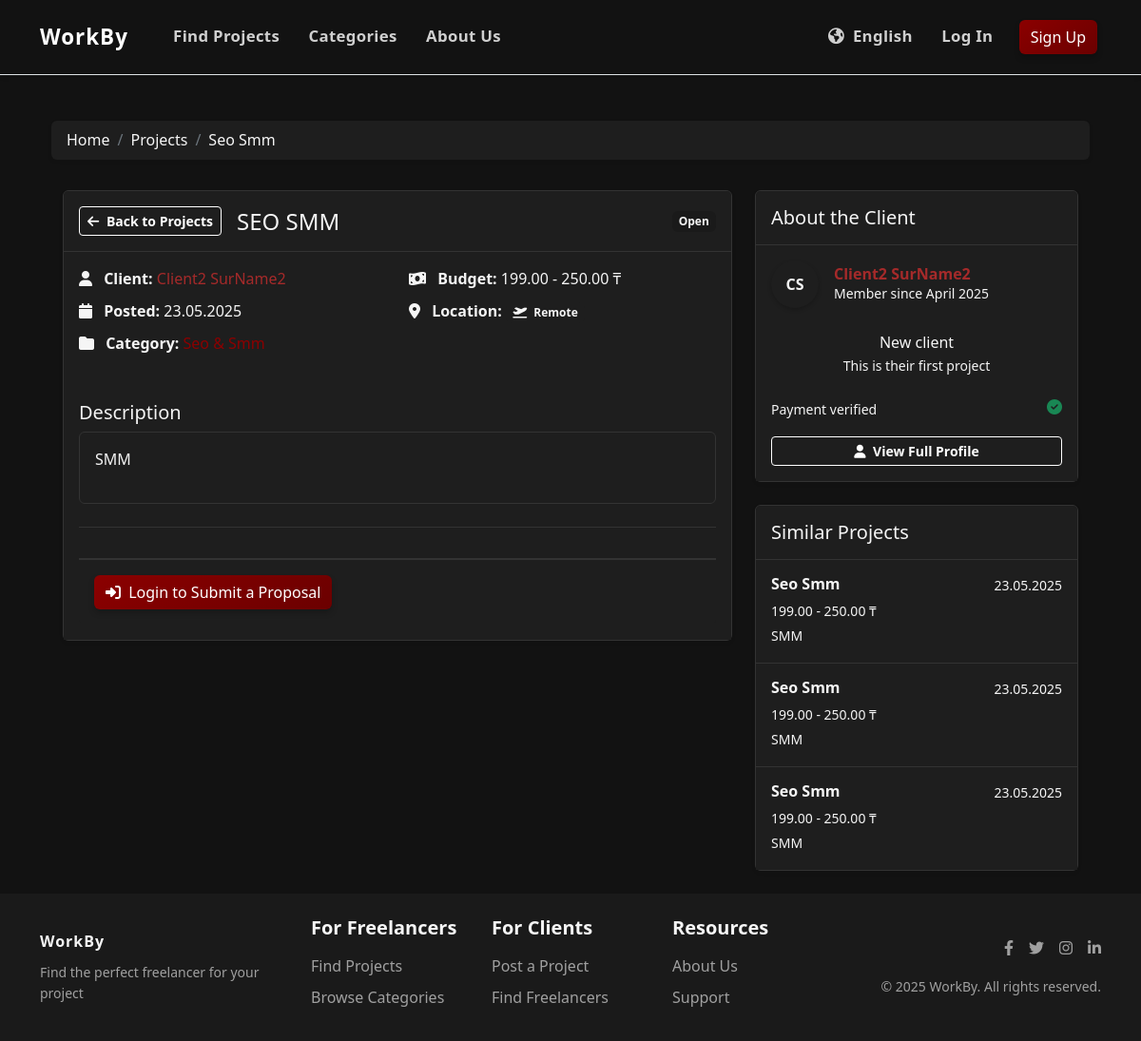
The app's page /en/projects/10/, older data.
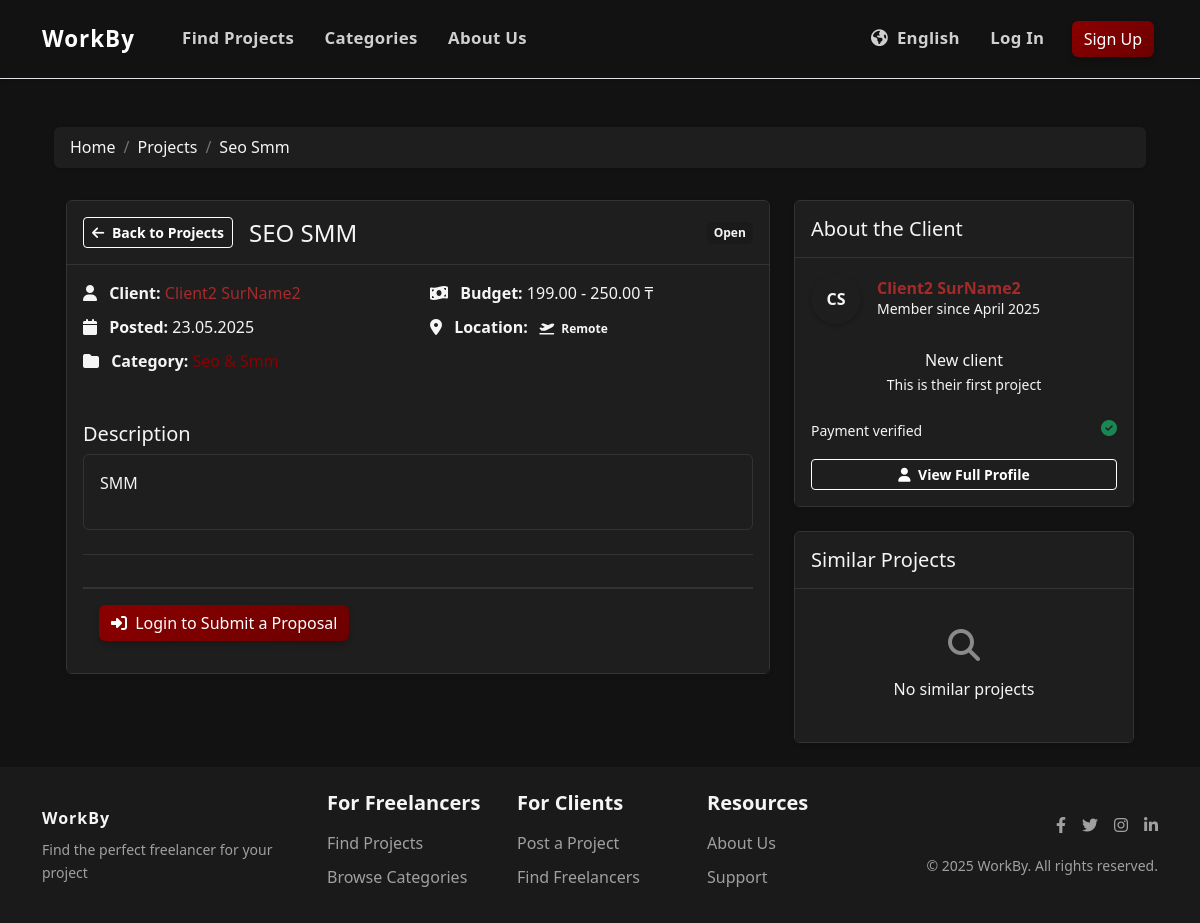
The same page, newer data.
### jobs/models.py (models this page shows, shortened)
class Project(models.Model):
    STATUS_CHOICES = (
        ('draft', _('Draft')),
        ('open', _('Open')),
        ('in_progress', _('In Progress')),
        ('completed', _('Completed')),
        ('cancelled', _('Cancelled')),
    )
    BUDGET_TYPE_CHOICES = (
        ('fixed', _('Fixed Price')),
        ('hourly', _('Hourly Rate')),
    )
    title = models.CharField(_('Title'), max_length=200)
    description = models.TextField(_('Description'))
    client = models.ForeignKey(
        settings.AUTH_USER_MODEL,
        on_delete=models.CASCADE,
        related_name='client_projects'
    )
    category = models.ForeignKey(
        Category,
        on_delete=models.CASCADE,
        related_name='projects'
    )
    tags = models.ManyToManyField(
        Tag,
        blank=True,
        related_name='projects'
    )
    budget_type = models.CharField(
        _('Budget Type'),
        max_length=10,
        choices=BUDGET_TYPE_CHOICES
    )
    budget_min = models.DecimalField(
        _('Minimum Budget'),
        max_digits=10,
        decimal_places=2
    )
    budget_max = models.DecimalField(
        _('Maximum Budget'),
        max_digits=10,
        decimal_places=2
    )
    deadline = models.DateTimeField(_('Deadline'), null=True, blank=True)
    status = models.CharField(
        _('Status'),
        max_length=20,
        choices=STATUS_CHOICES,
        default='draft'
    )
    created_at = models.DateTimeField(_('Created At'), auto_now_add=True)
    updated_at = models.DateTimeField(_('Updated At'), auto_now=True)
    location_required = models.CharField(_('Location Required'), max_length=100, blank=True)
    is_remote = models.BooleanField(_('Remote Job'), default=True)
    experience_required = models.CharField(_('Experience Required'), max_length=100, blank=True)
    is_private = models.BooleanField(_('Private Project'), default=False, help_text=_('Private projects are only visible to invited freelancers'))
    class Meta:
        verbose_name = _('Project')
        verbose_name_plural = _('Projects')
        ordering = ['-created_at']

### jobs/views.py (the view)
# urls.py: path('projects/<int:pk>/', views.project_detail_view, name='project_detail'),
def project_detail_view(request, pk):
    project = get_object_or_404(Project, pk=pk)
    user_proposal = None
    if request.user.is_authenticated and request.user.user_type == 'freelancer':
        user_proposal = Proposal.objects.filter(project=project, freelancer=request.user).first()
    similar_projects = Project.objects.filter(
        category=project.category,
        status='open'
    ).exclude(pk=project.pk).order_by('-created_at')[:5]
    context = {
        'project': project,
        'user_proposal': user_proposal,
        'similar_projects': similar_projects,
    }
    return render(request, 'jobs/project_detail.html', context)

### accounts/models.py (called while the page is built)
    def get_initials(self):
        initials = ""
        if self.first_name:
            initials += self.first_name[0].upper()
        if self.last_name:
            initials += self.last_name[0].upper()
        if not initials:
            initials = self.username[0].upper()
        return initials

    def get_full_name(self):
        if self.first_name or self.last_name:
            return f"{self.first_name} {self.last_name}".strip()
        return self.username

### jobs/context_processors.py (called while the page is built)
def contracts_processor(request):
    context = {
        'has_contracts': False,
    }
    if request.user.is_authenticated:
        contracts_exist = Contract.objects.filter(
            models.Q(client=request.user) | models.Q(freelancer=request.user)
        ).exists()
        context['has_contracts'] = contracts_exist
    return context

### jobs/views.py (called while the page is built, shortened)
def check_pending_reviews(view_func):
    @wraps(view_func)
    def wrapper(request, *args, **kwargs):
        response = view_func(request, *args, **kwargs)
        return response
    return wrapper

### templates/jobs/project_detail.html (shortened to what the changed rows need)
{% extends 'base.html' %}
{% load i18n %}
{% load static %}
{% block content %}
<div class="container">
    <div class="row" style="max-width: 1200px; margin: 0 auto;">
        <div class="col-md-4">
            <div class="card shadow-sm">
                <div class="card-body p-0 bg-dark">
                    <div class="list-group list-group-flush">
                        {% for similar_project in similar_projects|slice:":3"|default:'' %}
                            <a href="{% url 'jobs:project_detail' similar_project.pk %}" class="list-group-item list-group-item-action bg-dark text-light border-secondary similar-project-item p-3 hover-shadow">
                                <div class="d-flex justify-content-between">
                                    <h6 class="mb-1 fw-bold">{{ similar_project.title|title|truncatechars:30 }}</h6>
                                    <small class="text-muted">{{ similar_project.created_at|date:"d.m.Y" }}</small>
                                </div>
                                <div class="d-flex justify-content-between align-items-center mt-1">
                                    <small class="text-muted">{{ similar_project.budget_min }} - {{ similar_project.budget_max }} ₸</small>
                                </div>
                                <p class="small text-muted text-truncate mt-1 mb-0">{{ similar_project.description|truncatechars:60 }}</p>
                            </a>
                        {% empty %}
                            <div class="text-center p-4 bg-dark text-muted border-secondary" style="max-width: 300px; margin: 0 auto;">
                                <div class="py-3">
                                    <i class="fas fa-search fa-2x mb-3 opacity-50"></i>
                                    <p class="mb-0">{% trans "No similar projects" %}</p>
                                </div>
                            </div>
                        {% endfor %}
                    </div>
                </div>
            </div>
        </div>
    </div>
</div>
{% endblock %}

Row changes from the older to the newer data that the page shows:
removed Project: title "Seo Smm", created_at "23.05.2025", budget_min "199.00", budget_max "250.00", description "SMM"
removed Project: title "Seo Smm", created_at "23.05.2025", budget_min "199.00", budget_max "250.00", description "SMM"
removed Project: title "Seo Smm", created_at "23.05.2025", budget_min "199.00", budget_max "250.00", description "SMM"
Text that changed along with them:
text now shown: "No similar projects"
